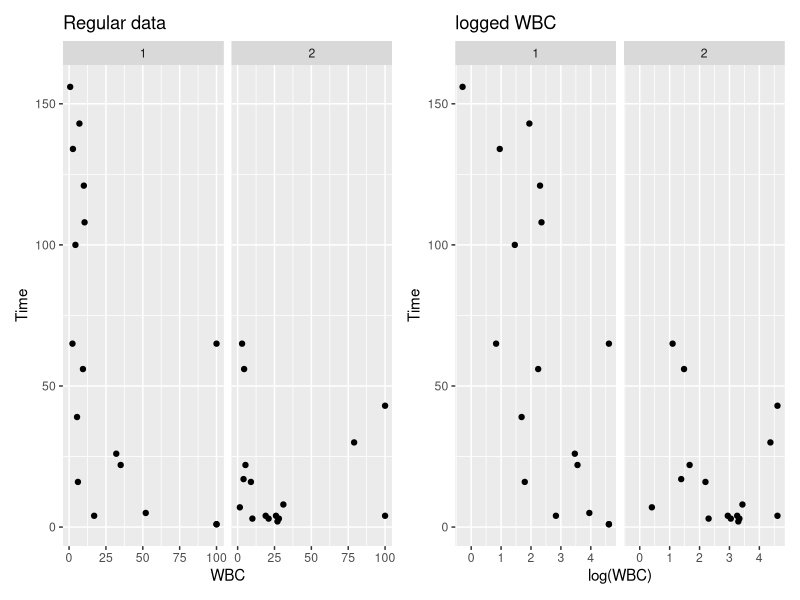
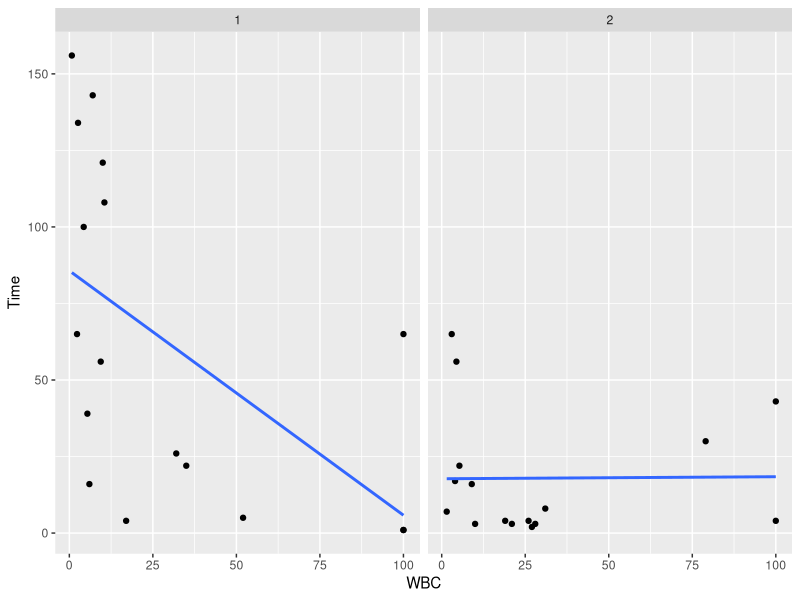
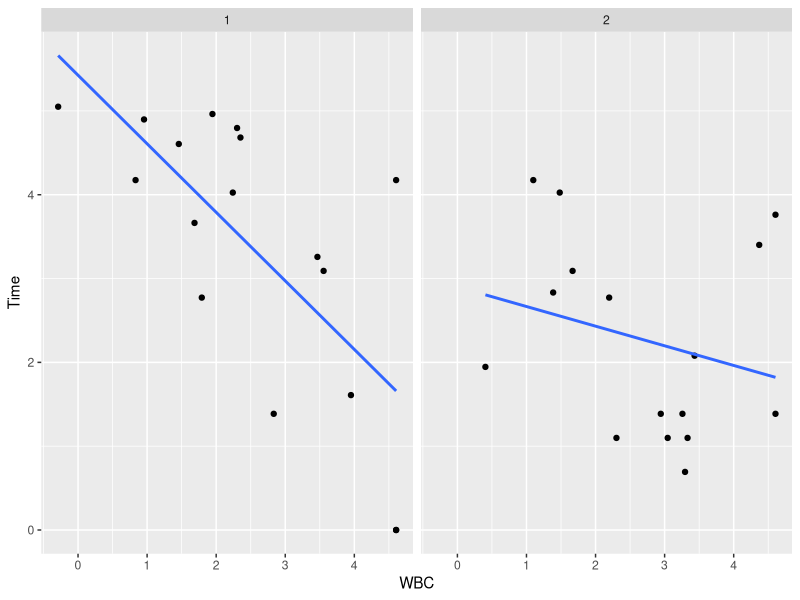
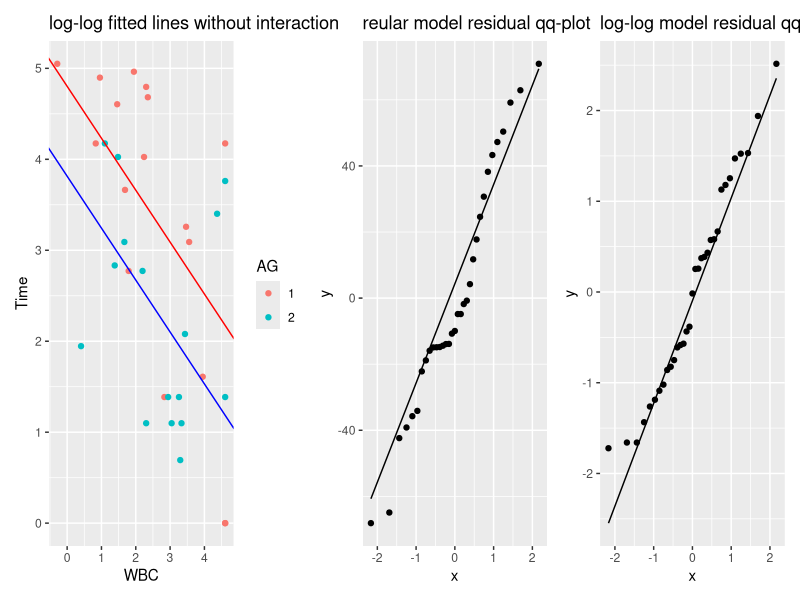

Generate these figures, in order, with R:
## ---- chunk 1
knitr::opts_chunk$set(echo = TRUE)
## ---- chunk 2
library(tidyverse)
library(glue)
library(patchwork)
tbl <- as_tibble(read.table("Feigl.dat"))
colnames(tbl) <- c("Time","WBC","AG")
tbl <- tbl %>%
  mutate(AG = as.factor(AG))
g_reg <- ggplot(tbl,aes(WBC,Time))+
  geom_point()+
  facet_wrap(tbl$AG)+
  ggtitle("Regular data")
g_log <- ggplot(tbl,aes(log(WBC),Time))+
  geom_point()+
  facet_wrap(tbl$AG)+
  ggtitle("logged WBC")
g_reg + g_log
## ---- chunk 3
model <- lm(Time~WBC + AG + WBC:AG,data = tbl)
summary(model)
## ---- chunk 4
model_wo_interaction <- lm(Time~WBC + AG,data = tbl)
anova(model_wo_interaction,model)
## ---- chunk 5
pred = data.frame(Time_pred = predict(model,tbl))
ggplot(tbl,aes(WBC,Time))+
  geom_point()+
  facet_wrap(tbl$AG)+
  geom_smooth(method = "lm",formula = y~x,se = FALSE)
  ggtitle("fitted lines data")
## ---- chunk 6
log_tbl <- tbl %>%
  mutate(across(c(Time,WBC),log))
log_log_model <- lm(Time~WBC + AG + WBC:AG,data = log_tbl)
summary(log_log_model)
## ---- chunk 7
log_pred = data.frame(Time_pred = predict(log_log_model,log_tbl))
ggplot(log_tbl,aes(WBC,Time))+
  geom_point()+
  facet_wrap(log_tbl$AG)+
  geom_smooth(method = "lm",formula = y~x,se = FALSE)
  ggtitle("fitted log-log lines data")
## ---- chunk 8
log_log_model_wo_interaction <- lm(Time~WBC + AG,data = log_tbl)
summary(log_log_model_wo_interaction)
anova(log_log_model_wo_interaction,log_log_model)
## ---- chunk 9
coef_log_log_wo_interaction = log_log_model_wo_interaction$coefficients
slope = coef_log_log_wo_interaction[2]
inter_a = coef_log_log_wo_interaction[1]
inter_b = inter_a + coef_log_log_wo_interaction[3]
g3 <- ggplot(log_tbl,aes(WBC,Time))+
  geom_point(aes(color = AG))+
  geom_abline(slope = slope,intercept = inter_a,color = "red")+
  geom_abline(slope = slope,intercept = inter_b,color = "blue")+
  ggtitle("log-log fitted lines without interaction")
  
g4 <- ggplot(tibble(res = model$residuals),aes(sample = res)) +
  stat_qq()+
  stat_qq_line()+
  ggtitle("reular model residual qq-plot")
g5 <- ggplot(tibble(res = log_log_model$residuals),aes(sample = res)) +
  stat_qq()+
  stat_qq_line()+
  ggtitle("log-log model residual qq-plot")
g3 + g4+g5
